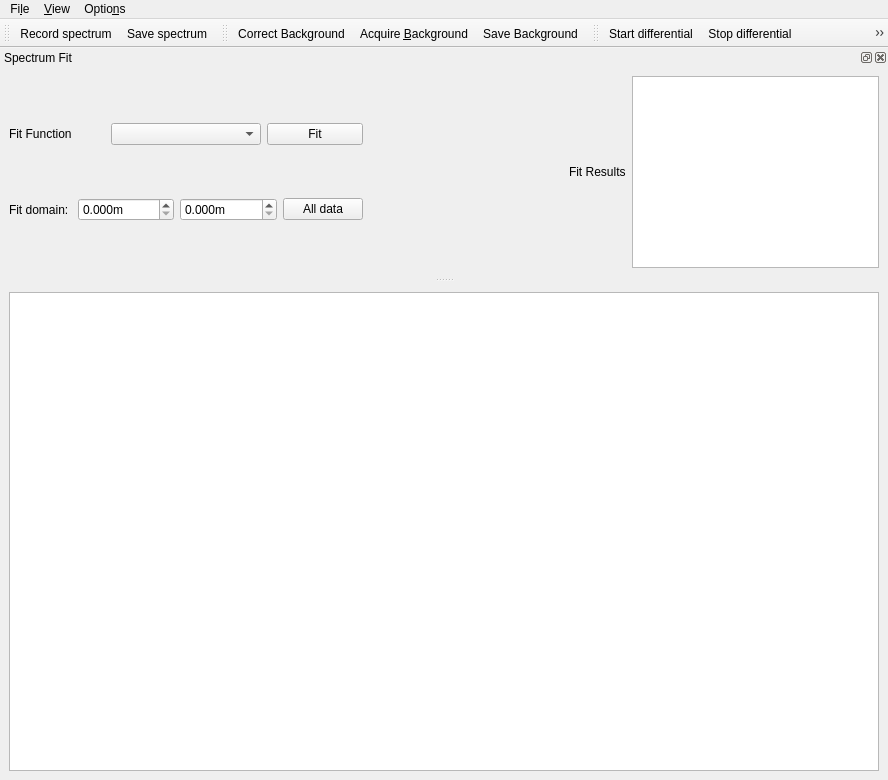
<?xml version="1.0" encoding="UTF-8"?>
<ui version="4.0">
 <class>ScanWindow</class>
 <widget class="QMainWindow" name="ScanWindow">
  <property name="geometry">
   <rect>
    <x>0</x>
    <y>0</y>
    <width>888</width>
    <height>780</height>
   </rect>
  </property>
  <property name="windowTitle">
   <string>qudi: Spectrometer</string>
  </property>
  <widget class="QWidget" name="centralwidget">
   <layout class="QVBoxLayout" name="verticalLayout_2">
    <item>
     <widget class="PlotWidget" name="plotWidget"/>
    </item>
   </layout>
  </widget>
  <widget class="QMenuBar" name="menubar">
   <property name="geometry">
    <rect>
     <x>0</x>
     <y>0</y>
     <width>888</width>
     <height>22</height>
    </rect>
   </property>
   <widget class="QMenu" name="menuLaserscan">
    <property name="title">
     <string>Fi&amp;le</string>
    </property>
    <addaction name="save_spectrum_Action"/>
    <addaction name="actionClose"/>
   </widget>
   <widget class="QMenu" name="menuView">
    <property name="title">
     <string>&amp;View</string>
    </property>
    <addaction name="restore_default_view_Action"/>
   </widget>
   <widget class="QMenu" name="menuOptions">
    <property name="title">
     <string>Optio&amp;ns</string>
    </property>
    <addaction name="action_FitSettings"/>
   </widget>
   <addaction name="menuLaserscan"/>
   <addaction name="menuView"/>
   <addaction name="menuOptions"/>
  </widget>
  <widget class="QToolBar" name="measure_ToolBar">
   <property name="enabled">
    <bool>true</bool>
   </property>
   <property name="windowTitle">
    <string>toolBar</string>
   </property>
   <attribute name="toolBarArea">
    <enum>TopToolBarArea</enum>
   </attribute>
   <attribute name="toolBarBreak">
    <bool>false</bool>
   </attribute>
   <addaction name="rec_single_spectrum_Action"/>
   <addaction name="save_spectrum_Action"/>
  </widget>
  <widget class="QToolBar" name="background_ToolBar">
   <property name="windowTitle">
    <string>toolBar</string>
   </property>
   <attribute name="toolBarArea">
    <enum>TopToolBarArea</enum>
   </attribute>
   <attribute name="toolBarBreak">
    <bool>false</bool>
   </attribute>
   <addaction name="correct_background_Action"/>
   <addaction name="acquire_background_Action"/>
   <addaction name="save_background_Action"/>
  </widget>
  <widget class="QToolBar" name="differential_ToolBar">
   <property name="windowTitle">
    <string>toolBar</string>
   </property>
   <attribute name="toolBarArea">
    <enum>TopToolBarArea</enum>
   </attribute>
   <attribute name="toolBarBreak">
    <bool>false</bool>
   </attribute>
   <addaction name="start_diff_spec_Action"/>
   <addaction name="stop_diff_spec_Action"/>
   <addaction name="resume_diff_spec_Action"/>
  </widget>
  <widget class="QDockWidget" name="spectrum_fit_dockWidget">
   <property name="sizePolicy">
    <sizepolicy hsizetype="Preferred" vsizetype="Preferred">
     <horstretch>0</horstretch>
     <verstretch>0</verstretch>
    </sizepolicy>
   </property>
   <property name="windowTitle">
    <string>Spectrum Fit</string>
   </property>
   <attribute name="dockWidgetArea">
    <number>4</number>
   </attribute>
   <widget class="QWidget" name="dockWidgetContents_4">
    <layout class="QHBoxLayout" name="horizontalLayout_4">
     <item>
      <layout class="QVBoxLayout" name="verticalLayout">
       <item>
        <layout class="QHBoxLayout" name="horizontalLayout_2">
         <item>
          <widget class="QLabel" name="label">
           <property name="text">
            <string>Fit Function</string>
           </property>
          </widget>
         </item>
         <item>
          <widget class="FitSettingsComboBox" name="fit_methods_ComboBox">
           <property name="minimumSize">
            <size>
             <width>150</width>
             <height>0</height>
            </size>
           </property>
           <property name="maximumSize">
            <size>
             <width>150</width>
             <height>16777215</height>
            </size>
           </property>
          </widget>
         </item>
         <item>
          <widget class="QPushButton" name="do_fit_PushButton">
           <property name="text">
            <string>Fit</string>
           </property>
          </widget>
         </item>
        </layout>
       </item>
       <item>
        <layout class="QHBoxLayout" name="horizontalLayout_3">
         <item>
          <widget class="QLabel" name="label_2">
           <property name="text">
            <string>Fit domain: </string>
           </property>
          </widget>
         </item>
         <item>
          <widget class="ScienDSpinBox" name="fit_domain_min_doubleSpinBox">
           <property name="sizePolicy">
            <sizepolicy hsizetype="Minimum" vsizetype="Fixed">
             <horstretch>0</horstretch>
             <verstretch>0</verstretch>
            </sizepolicy>
           </property>
           <property name="minimumSize">
            <size>
             <width>90</width>
             <height>0</height>
            </size>
           </property>
           <property name="suffix">
            <string>m</string>
           </property>
           <property name="decimals">
            <number>3</number>
           </property>
           <property name="maximum">
            <double>1000000000.000000000000000</double>
           </property>
           <property name="singleStep">
            <double>0.100000000000000</double>
           </property>
          </widget>
         </item>
         <item>
          <widget class="ScienDSpinBox" name="fit_domain_max_doubleSpinBox">
           <property name="sizePolicy">
            <sizepolicy hsizetype="Minimum" vsizetype="Fixed">
             <horstretch>0</horstretch>
             <verstretch>0</verstretch>
            </sizepolicy>
           </property>
           <property name="minimumSize">
            <size>
             <width>90</width>
             <height>0</height>
            </size>
           </property>
           <property name="suffix">
            <string>m</string>
           </property>
           <property name="decimals">
            <number>3</number>
           </property>
           <property name="minimum">
            <double>0.000000000000000</double>
           </property>
           <property name="maximum">
            <double>1000000000.000000000000000</double>
           </property>
           <property name="singleStep">
            <double>0.100000000000000</double>
           </property>
          </widget>
         </item>
         <item>
          <widget class="QPushButton" name="fit_domain_all_data_pushButton">
           <property name="text">
            <string>All data</string>
           </property>
          </widget>
         </item>
        </layout>
       </item>
      </layout>
     </item>
     <item>
      <spacer name="horizontalSpacer">
       <property name="orientation">
        <enum>Qt::Horizontal</enum>
       </property>
       <property name="sizeHint" stdset="0">
        <size>
         <width>208</width>
         <height>20</height>
        </size>
       </property>
      </spacer>
     </item>
     <item>
      <layout class="QHBoxLayout" name="horizontalLayout">
       <item>
        <widget class="QLabel" name="label_3">
         <property name="text">
          <string>Fit Results</string>
         </property>
        </widget>
       </item>
       <item>
        <widget class="QTextBrowser" name="spectrum_fit_results_DisplayWidget"/>
       </item>
      </layout>
     </item>
    </layout>
   </widget>
  </widget>
  <action name="actionClose">
   <property name="icon">
    <iconset>
     <normaloff>../../../../../../Applications/qudi/artwork/icons/oxygen/22x22/application-exit.png</normaloff>../../../../../../Applications/qudi/artwork/icons/oxygen/22x22/application-exit.png</iconset>
   </property>
   <property name="text">
    <string>&amp;Close</string>
   </property>
  </action>
  <action name="rec_single_spectrum_Action">
   <property name="icon">
    <iconset>
     <normaloff>../../../../../../Applications/qudi/artwork/icons/qudiTheme/22x22/record-counter.png</normaloff>../../../../../../Applications/qudi/artwork/icons/qudiTheme/22x22/record-counter.png</iconset>
   </property>
   <property name="text">
    <string>Record spectrum</string>
   </property>
   <property name="toolTip">
    <string>Record spectrum (A)</string>
   </property>
   <property name="shortcut">
    <string>A</string>
   </property>
  </action>
  <action name="stop_diff_spec_Action">
   <property name="enabled">
    <bool>true</bool>
   </property>
   <property name="text">
    <string>Stop differential</string>
   </property>
  </action>
  <action name="restore_default_view_Action">
   <property name="text">
    <string>&amp;Restore default view</string>
   </property>
  </action>
  <action name="start_diff_spec_Action">
   <property name="text">
    <string>Start differential</string>
   </property>
   <property name="toolTip">
    <string>Start differential (D)</string>
   </property>
   <property name="shortcut">
    <string>D</string>
   </property>
  </action>
  <action name="save_spectrum_Action">
   <property name="icon">
    <iconset>
     <normaloff>../../../../../../Applications/qudi/artwork/icons/oxygen/22x22/document-save.png</normaloff>../../../../../../Applications/qudi/artwork/icons/oxygen/22x22/document-save.png</iconset>
   </property>
   <property name="text">
    <string>&amp;Save spectrum</string>
   </property>
   <property name="toolTip">
    <string>Save spectrum (Strg+S)</string>
   </property>
   <property name="shortcut">
    <string>Ctrl+S</string>
   </property>
  </action>
  <action name="resume_diff_spec_Action">
   <property name="text">
    <string>Resume differential</string>
   </property>
   <property name="toolTip">
    <string>Resume a differential spectrum which was stopped</string>
   </property>
  </action>
  <action name="acquire_background_Action">
   <property name="text">
    <string>Acquire Background</string>
   </property>
   <property name="iconText">
    <string>Acquire &amp;Background</string>
   </property>
   <property name="toolTip">
    <string>Acquire Background Spectrum (B)</string>
   </property>
   <property name="shortcut">
    <string>B</string>
   </property>
  </action>
  <action name="correct_background_Action">
   <property name="checkable">
    <bool>true</bool>
   </property>
   <property name="icon">
    <iconset>
     <normaloff>../../../../../../Applications/qudi/artwork/styles/application/qdark/checkbox_unchecked.png</normaloff>
     <normalon>../../../../../../Applications/qudi/artwork/styles/application/qdark/checkbox_checked.png</normalon>../../../../../../Applications/qudi/artwork/styles/application/qdark/checkbox_unchecked.png</iconset>
   </property>
   <property name="text">
    <string>&amp;Correct Background</string>
   </property>
   <property name="toolTip">
    <string>Select if the background correction should be appied (C)</string>
   </property>
   <property name="shortcut">
    <string>C</string>
   </property>
  </action>
  <action name="save_background_Action">
   <property name="text">
    <string>Save Background</string>
   </property>
   <property name="toolTip">
    <string>Save the background spectrum (Shift+B)</string>
   </property>
   <property name="shortcut">
    <string>Shift+B</string>
   </property>
  </action>
  <action name="action_FitSettings">
   <property name="text">
    <string>&amp;Fit settings</string>
   </property>
  </action>
 </widget>
 <customwidgets>
  <customwidget>
   <class>ScienDSpinBox</class>
   <extends>QDoubleSpinBox</extends>
   <header>qtwidgets.scientific_spinbox.h</header>
  </customwidget>
  <customwidget>
   <class>PlotWidget</class>
   <extends>QGraphicsView</extends>
   <header>pyqtgraph</header>
  </customwidget>
  <customwidget>
   <class>FitSettingsComboBox</class>
   <extends>QComboBox</extends>
   <header>gui/fitsettings</header>
  </customwidget>
 </customwidgets>
 <resources/>
 <connections>
  <connection>
   <sender>actionClose</sender>
   <signal>triggered()</signal>
   <receiver>ScanWindow</receiver>
   <slot>close()</slot>
   <hints>
    <hint type="sourcelabel">
     <x>-1</x>
     <y>-1</y>
    </hint>
    <hint type="destinationlabel">
     <x>401</x>
     <y>299</y>
    </hint>
   </hints>
  </connection>
 </connections>
</ui>
